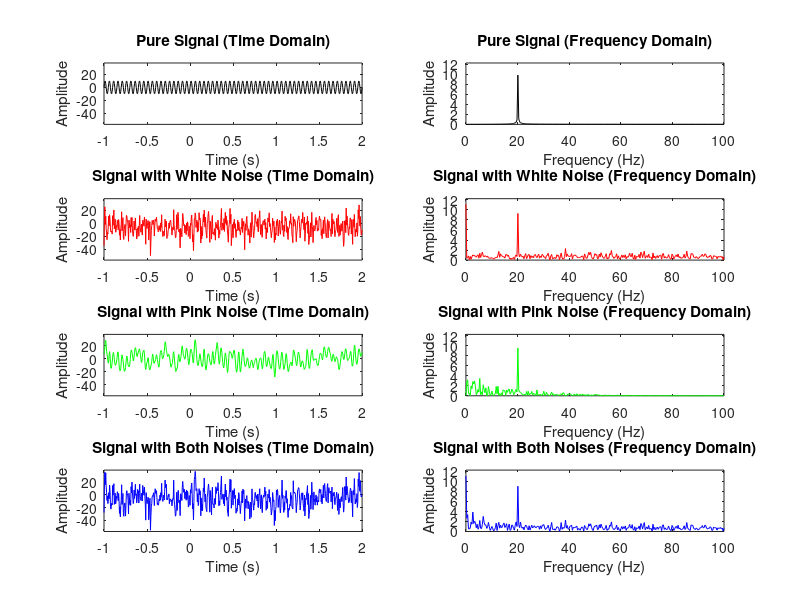

Source code (MATLAB): (Note: this script raises an error after producing the figure.)
%%%% How to simulate neural noise %%%%
%% White Noise: Mostly effect the time domain signal. 
% Time and frequency domain signal looks similar.
% Normally distributed white noise.

% simulation details
srate  = 200; % sampling rate in Hz
time   = -1:1/srate:2;
pnts   = length(time);
signal = 10*sin(2*pi*time*20); % signal as a pure sine wave
% frequencies for the power spectrum
hz = linspace(0,srate/2,floor(length(time)/2)-1);
% time/2 nyquist theorem


% Parameters:
stretch = 10; % wideness of the gaussian
shift   = -5; % shift from zero amplitude

rng(3); % works like a SEED

% generate random data
white_noise = stretch*randn(size(time)) + shift;

%% Pink (1/f or fractal) Noise: Mostly effect the frequency domain signal
% This is more similar to real neural data compared to white.
rng(12)

% Parameters:
% generate 1/f amplitude spectrum
ed = 50; % exponential decay parameter. in other words the slope of the distribution
as = 3*rand(1,floor(pnts/2)-1) .* exp(-(1:floor(pnts/2)-1)/ed); 
%random amplitude values multiplied by exponentially decreasing decay parameter generator
%noise is decreasing for higher frequencies. we have to apply this noise in
%frequency domain than convert it back to the time domain because pink
%noise is related to the frequency domain activity

%trying out the fixed amplitude to see the decrease rate clean
%as = exp(-(1:floor(pnts/2)-1)/ed); 

as = [as(1) as 0 0 as(:,end:-1:1)]; % mirroring just like in the fft. neg and pos values
% more clear after fft 

% Fourier coefficients
fc = as .* exp(1i*2*pi*rand(size(as))); %second equation is adding random phase values.

% inverse Fourier transform to create the noise
pink_noise = real(ifft(fc)) * pnts; %inverse fft normalize the signal by dividing it with n automatically
% so we multipyle it back to the real signal.

%% Plotting the noise
% Play with the upper parameters to see the difference
% Compute frequency domain representations
signal_fft = 2*abs(fft(signal) / pnts);
white_noise_fft = 2*abs(fft(signal + white_noise)/ pnts);
pink_noise_fft = 2*abs(fft(signal + pink_noise)/ pnts);
both_noise_fft = 2*abs(fft(signal + white_noise + pink_noise)/ pnts);

% Define signal variations and their properties
signals = {signal, signal_fft(1:length(hz)), ...
           signal + white_noise, white_noise_fft(1:length(hz)), ...
           signal + pink_noise, pink_noise_fft(1:length(hz)), ...
           signal + white_noise + pink_noise, both_noise_fft(1:length(hz))};

titles = {'Pure Signal (Time Domain)', 'Pure Signal (Frequency Domain)', ...
          'Signal with White Noise (Time Domain)', 'Signal with White Noise (Frequency Domain)', ...
          'Signal with Pink Noise (Time Domain)', 'Signal with Pink Noise (Frequency Domain)', ...
          'Signal with Both Noises (Time Domain)', 'Signal with Both Noises (Frequency Domain)'};

colors = {'k', 'k', 'r', 'r', 'g', 'g', 'b', 'b'}; % Colors for each plot
x_labels = {'Time (s)', 'Frequency (Hz)'}; % X-axis labels

% Define X-axis limits based on parameters
time_xlim = [min(time), max(time)];
freq_xlim = [0, srate/2];

% Compute global y-axis limits dynamically
time_ylim = [min([signals{1:2:7}]) - 2, max([signals{1:2:7}]) + 2]; % For time-domain plots
freq_ylim = [0, max([signals{2:2:8}]) + 0.1 * max([signals{2:2:8}])]; % For frequency-domain plots

% Create figure and plot
figure;
for i = 1:8
    subplot(4,2,i);
    if mod(i,2) == 1
        plot(time, signals{i}, colors{i}); % Time domain
        xlabel(x_labels{1});
        xlim(time_xlim);
        ylim(time_ylim);
    else
        plot(hz, signals{i}, colors{i}); % Frequency domain
        xlabel(x_labels{2});
        xlim(freq_xlim);
        ylim(freq_ylim);
    end
    ylabel('Amplitude');
    title(titles{i});
end

% Adjust layout
sgtitle('Neural Noise Simulation');